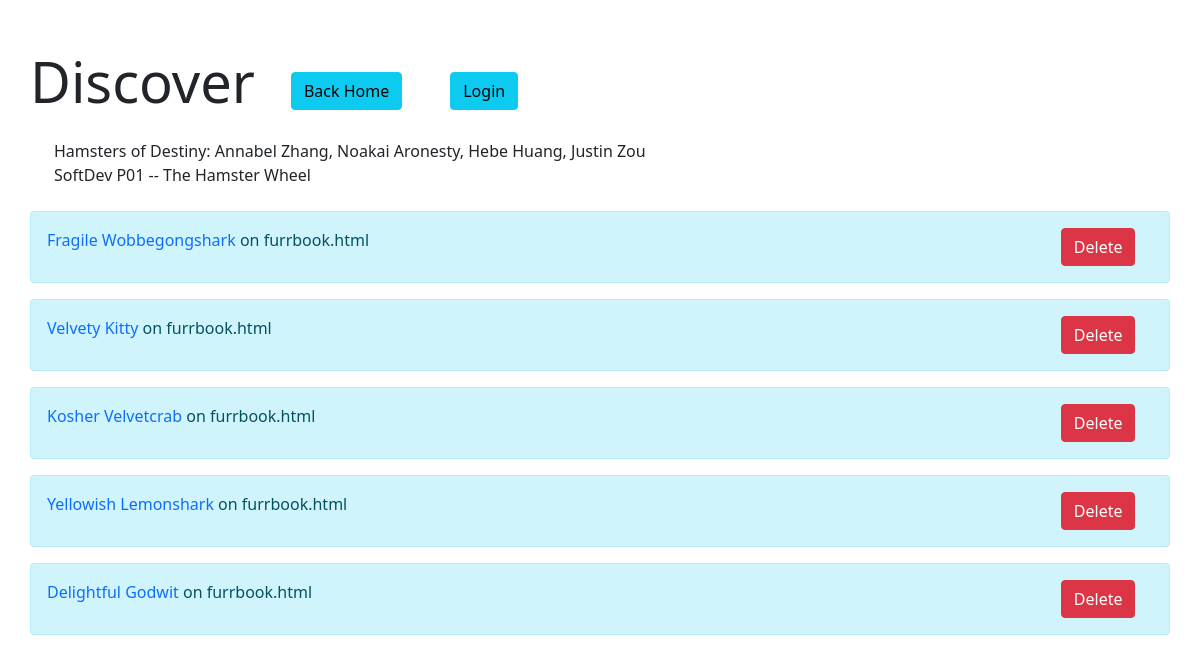
The page /discover on the database as committed earlier.
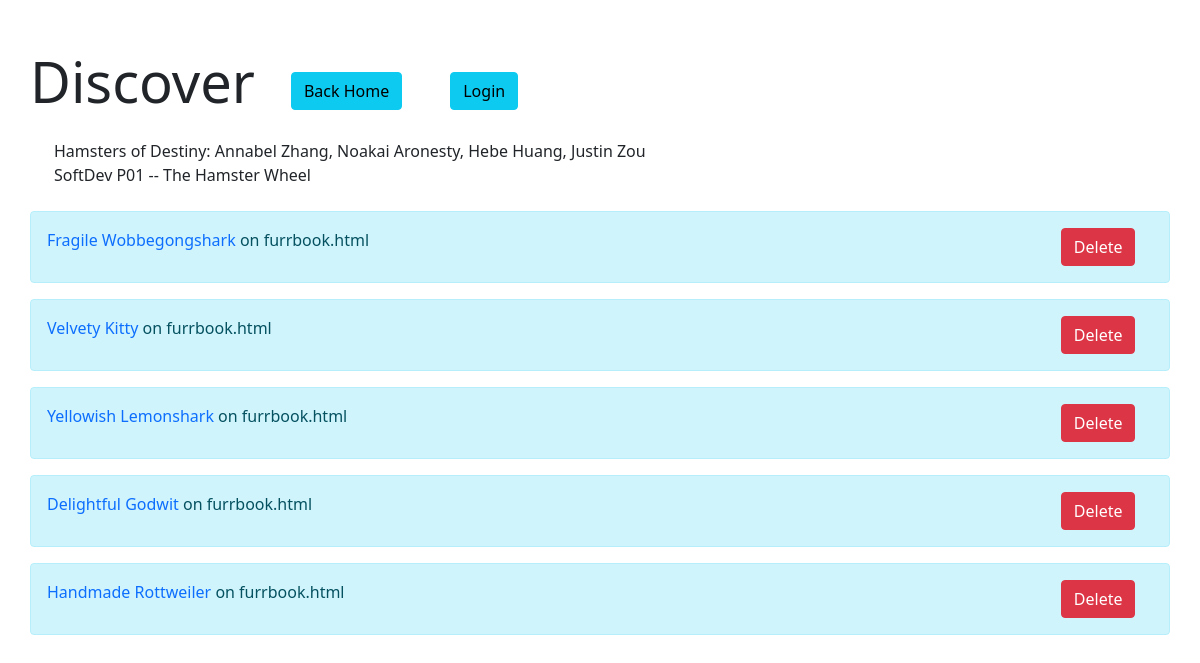
The same page on the database as committed later.
### tables this page shows
CREATE TABLE profiles (pid INTEGER, name TEXT, username TEXT, template TEXT, pfp TEXT, banner TEXT, adjective TEXT, animal TEXT, joke TEXT, catFact TEXT, weatherFact TEXT, meme1 TEXT, meme2 TEXT, age TEXT, location TEXT, genre TEXT, date TEXT, year TEXT);

### __init__.py (the view)
@app.route("/discover", methods=['GET', 'POST'])
def discover():
    try:
        discoverList = []
        db = sqlite3.connect(DB_FILE)
        c = db.cursor()
        query = c.execute('SELECT name, template FROM profiles')
        convert = list(query) #turns tuple into list
    except:
        return render_template("home.html")
    return render_template("discover.html", list=convert)

### templates/discover.html (shortened to what this page needs)
<!DOCTYPE html>
<html lang="en" dir="ltr">
<head>
    <link href="https://cdn.jsdelivr.net/npm/bootstrap@5.1.3/dist/css/bootstrap.min.css" rel="stylesheet"
>
    <link href="../static/css/dtStyle.css" rel="stylesheet">
</head>
<body id="top">
<br>
<div class="container pt-4 pb-3 rounded">
    <div class="row row-cols-auto">
        <div class="col p-0">
            <h1 class="fw-light display-4" id="title">Discover</h1>
        </div>
        <div class="col pt-4">
            <div class="container">
                <form action="/" method='GET'>
                    <button type="submit" class="btn btn-info" formaction="/">Back Home</button>
                </form>
            </div>
        </div>
        <div class="col pt-4">
            {% if session['username'] %}
            <form action="/logout" method='GET'>
                <button type="submit" class="btn btn-danger" formaction="/logout">Logout</button>
            </form>
            {% else %}
            <form action="/login" method='GET'>
                <button type="submit" class="btn btn-info" formaction="/login">Login</button>
            </form>
            {% endif %}
        </div>
    </div>
</div>
<div class="container p-4 pt-0 rounded">
    Hamsters of Destiny: Annabel Zhang, Noakai Aronesty, Hebe Huang, Justin Zou<br>
    SoftDev P01 -- The Hamster Wheel<br>
</div>
{% set USERNAME = 0 %}
{% set TEMPLATE = 1 %}
{% for user in list %}
<div class="container user-container alert alert-info">
    <div class="row p-0 m-0">
        <div class="col-11 p-0 m-0">
            <a class="profile" style="text-decoration: none;" href="/{{user[USERNAME]}}"> {{user[USERNAME]}}</a> on
            <span class="template"> {{user[TEMPLATE]}} </span>
        </div>
        <div class="col p-0 m-0">
            <form action="/deleteprofile" method='POST'
                  onsubmit="return confirm('Are you sure you want to delete &quot;{{user[USERNAME]}}&quot;?');">
                <button type="submit" class="btn btn-danger">Delete</button>
            </form>
        </div>
    </div>
</div>
{% endfor %}
</body>
</html>

### static/css/dtStyle.css (style rules this page uses)
form { display: inline; }

Rows that differ between the two databases and show on the page:
removed profiles: name "Kosher Velvetcrab", template "furrbook.html"
added profiles: name "Handmade Rottweiler", template "furrbook.html"
